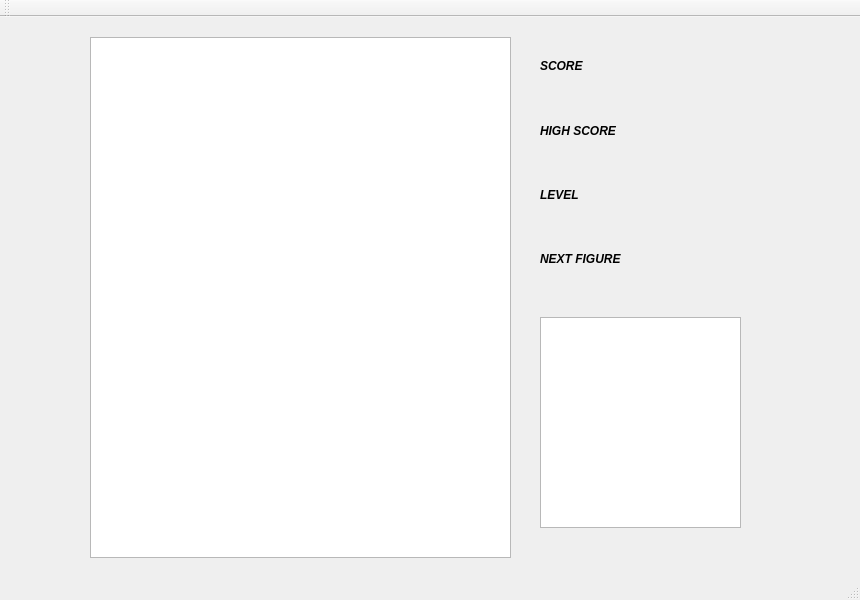
<?xml version="1.0" encoding="UTF-8"?>
<ui version="4.0">
 <class>MainWindow</class>
 <widget class="QMainWindow" name="MainWindow">
  <property name="geometry">
   <rect>
    <x>0</x>
    <y>0</y>
    <width>860</width>
    <height>600</height>
   </rect>
  </property>
  <property name="windowTitle">
   <string>MainWindow</string>
  </property>
  <widget class="QWidget" name="centralwidget">
   <widget class="QGraphicsView" name="graphicsView">
    <property name="geometry">
     <rect>
      <x>90</x>
      <y>20</y>
      <width>421</width>
      <height>521</height>
     </rect>
    </property>
   </widget>
   <widget class="QWidget" name="layoutWidget">
    <property name="geometry">
     <rect>
      <x>650</x>
      <y>20</y>
      <width>100</width>
      <height>251</height>
     </rect>
    </property>
    <layout class="QVBoxLayout" name="verticalLayout_2">
     <item>
      <widget class="QLabel" name="label_score">
       <property name="font">
        <font>
         <italic>true</italic>
         <bold>true</bold>
        </font>
       </property>
       <property name="text">
        <string/>
       </property>
      </widget>
     </item>
     <item>
      <widget class="QLabel" name="label_high_score">
       <property name="font">
        <font>
         <italic>true</italic>
         <bold>true</bold>
        </font>
       </property>
       <property name="text">
        <string/>
       </property>
      </widget>
     </item>
     <item>
      <widget class="QLabel" name="label_level">
       <property name="font">
        <font>
         <italic>true</italic>
         <bold>true</bold>
        </font>
       </property>
       <property name="text">
        <string/>
       </property>
      </widget>
     </item>
     <item>
      <widget class="QLabel" name="label_8">
       <property name="font">
        <font>
         <italic>true</italic>
         <bold>true</bold>
        </font>
       </property>
       <property name="text">
        <string/>
       </property>
      </widget>
     </item>
    </layout>
   </widget>
   <widget class="QWidget" name="layoutWidget">
    <property name="geometry">
     <rect>
      <x>540</x>
      <y>20</y>
      <width>100</width>
      <height>251</height>
     </rect>
    </property>
    <layout class="QVBoxLayout" name="verticalLayout">
     <item>
      <widget class="QLabel" name="label">
       <property name="font">
        <font>
         <italic>true</italic>
         <bold>true</bold>
        </font>
       </property>
       <property name="text">
        <string>SCORE</string>
       </property>
      </widget>
     </item>
     <item>
      <widget class="QLabel" name="label_2">
       <property name="font">
        <font>
         <italic>true</italic>
         <bold>true</bold>
        </font>
       </property>
       <property name="text">
        <string>HIGH SCORE</string>
       </property>
      </widget>
     </item>
     <item>
      <widget class="QLabel" name="label_3">
       <property name="font">
        <font>
         <italic>true</italic>
         <bold>true</bold>
        </font>
       </property>
       <property name="text">
        <string>LEVEL</string>
       </property>
      </widget>
     </item>
     <item>
      <widget class="QLabel" name="label_4">
       <property name="font">
        <font>
         <italic>true</italic>
         <bold>true</bold>
        </font>
       </property>
       <property name="text">
        <string>NEXT FIGURE</string>
       </property>
      </widget>
     </item>
    </layout>
   </widget>
   <widget class="QGraphicsView" name="graphicsView_2">
    <property name="geometry">
     <rect>
      <x>540</x>
      <y>300</y>
      <width>201</width>
      <height>211</height>
     </rect>
    </property>
   </widget>
  </widget>
  <widget class="QMenuBar" name="menubar">
   <property name="geometry">
    <rect>
     <x>0</x>
     <y>0</y>
     <width>860</width>
     <height>22</height>
    </rect>
   </property>
  </widget>
  <widget class="QStatusBar" name="statusbar"/>
  <widget class="QToolBar" name="toolBar">
   <property name="windowTitle">
    <string>toolBar</string>
   </property>
   <attribute name="toolBarArea">
    <enum>TopToolBarArea</enum>
   </attribute>
   <attribute name="toolBarBreak">
    <bool>false</bool>
   </attribute>
  </widget>
 </widget>
 <resources/>
 <connections/>
</ui>
